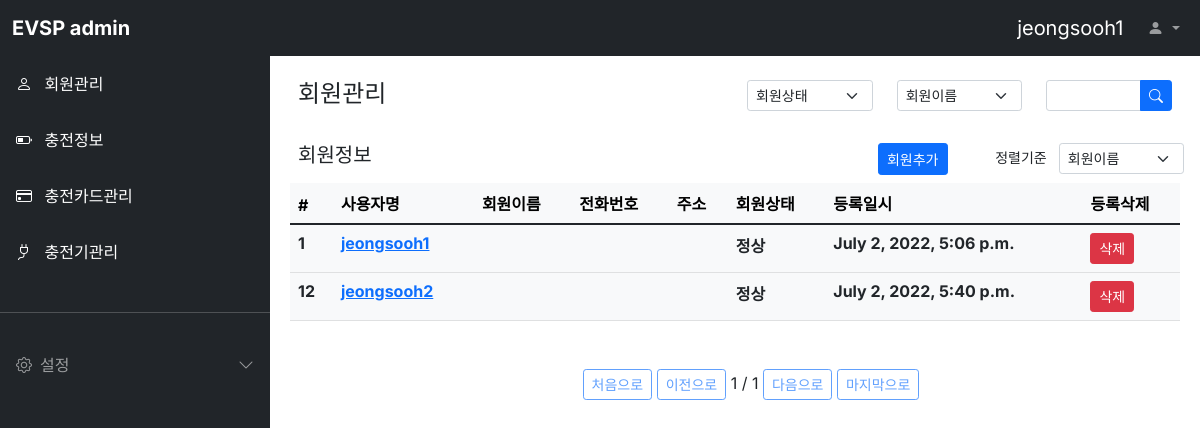
Page /evuser/ (signed in) on the committed database.
### evuser/models.py (models this page shows, shortened)
class Evuser(models.Model):
  CONTRACTED = 'CONT'
  NORMAL = 'NOR'
  USER_STATUS = [
    ('정상', '정상'),
    ('해지', '해지'),
    ('유예', '유예'),
  ]
  USER_CATEGORY = [
    ('일반', '일반'),
    ('법인', '법인'),
    ('기타', '기타'),
  ]
  username = models.CharField(max_length=64, verbose_name='회원아이디')
  password = models.CharField(max_length=128, verbose_name='비밀번호')
  usernumber = models.CharField(max_length=64, verbose_name='회원번호')
  name = models.CharField(max_length=64, verbose_name='회원이름')
  email = models.EmailField(max_length=128, verbose_name='이메일')
  phone = models.CharField(max_length=64, verbose_name='전화번호')
  category = models.CharField(max_length=64,
    choices=USER_CATEGORY, default= '일반', verbose_name='회원구분')
  status = models.CharField(max_length=64,
    choices=USER_STATUS, default= '정상', verbose_name='회원상태')
  address = models.TextField(verbose_name='주소')
  level = models.CharField(max_length=8, verbose_name='등급',
    choices=(
      ('admin', 'admin'),
      ('user', 'user')
  ))
  last_use_dttm = models.DateTimeField(auto_now_add=True, verbose_name='최근사용시간')
  register_dttm = models.DateTimeField(auto_now_add=True, verbose_name='등록시간')
  class Meta:
    db_table = 'evsp_evuser'
    verbose_name = '사용자'
    verbose_name_plural = '사용자'

### evuser/views.py (the view)
# urls.py: path('evuser/', EvuserList.as_view()),
class EvuserList(ListView):
  model = Evuser
  template_name='evuser.html'
  context_object_name = 'evuserList'
  paginate_by = 2
  queryset = Evuser.objects.all()
  def get_context_data(self, **kwargs):
    context = super(EvuserList, self).get_context_data(**kwargs)
    user_id = self.request.session['user']
    context['loginuser'] = user_id
    return context

### evuser/templates/evuser.html (shortened to what this page needs)
{% extends "base.html" %}
{% block contents %}
<div class="row mt-3 mx-3">
  <div class="col-md-6 fw-bold"><h4>회원관리</h4></div>
  <div class="col-md-2">
    <select class="form-select form-select-sm" aria-label="Default select example">
      <option selected>회원상태</option>
    </select>
  </div>
  <div class="col-md-2">
    <select class="form-select form-select-sm" aria-label="Default select example">
      <option selected>회원이름</option>
    </select>
  </div>
  <div class="col-md-2">
    <form method="get" action="/evuser/search">
      <div class="input-group input-group-sm">
        <input type="text" class="form-control" placeholder="" aria-label="Recipient's username" aria-describedby="button-addon2">
        <button class="btn btn-primary" type="button" id="button-addon2">
          <i class="bi bi-search"></i>
        </button>
      </div>
    </form>
  </div>
</div>
<div class="row mt-3 mx-3">
  <div class="col-md-6 fw-bold"><h5>회원정보</h5></div>
  <div class="col-md-3 d-grid justify-content-md-end">
    <button class="btn btn-primary btn-sm"
      onclick="location.href='/evuser/register/'">회원추가
    </button>
  </div>
  <div class="col-md-3">
    <div class="row justify-content-end">
      <label class="col form-select-sm text-end">정렬기준</label>
      <select class="col form-select form-select-sm" aria-label="Default select example">
        <option selected>회원이름</option>
      </select>
    </div>
  </div>
</div>
<div class="row mt-2 mx-2">
  <div class="col-12">
    <table class="table table-light">
      <thead class="thead-light">
        <tr>
          <th scope="col">#</th>
          <th scope="col">사용자명</th>
          <th scope="col">회원이름</th>
          <th scope="col">전화번호</th>
          <th scope="col">주소</th>
          <th scope="col">회원상태</th>
          <th scope="col">등록일시</th>
          <th scope="col">등록삭제</th>
        </tr>
      </thead>
      <tbody class="text-dark">
        {% for evuser in evuserList %}
        <tr>
          <th scope="row">{{ evuser.id }}</th>
          <th><a href="/evuser/{{ evuser.id }}">{{ evuser.username }}</a></th>
          <th>{{ evuser.name }}</th>
          <th>{{ evuser.phone }}</th>
          <th>{{ evuser.address }}</th>
          <th>{{ evuser.status }}</th>
          <th>{{ evuser.register_dttm }}</th>
          <th><a class="btn btn-primary btn-sm btn-danger" id="evuser-{{ evuser.id }}" href="/evuser/{{ evuser.id }}/delete" target="_blank">삭제</a></th>
        </tr>
        {% endfor %}
      </tbody>
    </table>
    <div class="pagination justify-content-center mt-5">
      <ul class="step-links">
        {% if page_obj.has_previous %}
        <a class="btn btn-sm btn-outline-primary" href="?page=1">처음으로</a>
        <a class="btn btn-sm btn-outline-primary" href="?page={{ page_obj.previous_page_number }}">이전으로</a>
        {% else %}
        <a class="btn btn-sm btn-outline-primary disabled" href="#">처음으로</a>
        <a class="btn btn-sm btn-outline-primary disabled" href="#">이전으로</a>
        {% endif %}
      <span class="current">
        {{ page_obj.number }} / {{ page_obj.paginator.num_pages }}
      </span>
        {% if page_obj.has_next %}
        <a class="btn btn-sm btn-outline-primary" href="?page={{ page_obj.next_page_number }}">다음으로</a>
        <a class="btn btn-sm btn-outline-primary" href="?page={{ page_obj.paginator.num_pages }}">마지막으로</a>
        {% else %}
        <a class="btn btn-sm btn-outline-primary disabled" href="#">다음으로</a>
        <a class="btn btn-sm btn-outline-primary disabled" href="#">마지막으로</a>
        {% endif %}
      </ul>
    </div>
  </div>
</div>
{% endblock %}

### evuser/templates/base.html (shortened to what this page needs)
<html>
<head>
  <link href="https://cdn.jsdelivr.net/npm/bootstrap@5.1.3/dist/css/bootstrap.min.css" rel="stylesheet">
  <link rel="stylesheet" href="https://cdn.jsdelivr.net/npm/bootstrap-icons@1.8.1/font/bootstrap-icons.css">
  <link rel="stylesheet" href="../../static/style.css" />
</head>
<body>
  <nav class="navbar navbar-expand-lg navbar-dark bg-dark fixed-top">
    <div class="container-fluid">
      <a class="navbar-brand fw-bold me-auto" href="#">EVSP admin</a>
      <div class="collapse navbar-collapse" id="navbarSupportedContent">
        <a class="navbar-brand ms-auto" href="#">{{ loginuser }}</a>
        <ul class="navbar-nav mb-2 mb-lg-0">
          <li class="nav-item dropdown">
            <a class="nav-link dropdown-toggle" href="#" id="navbarDropdown" role="button" data-bs-toggle="dropdown" aria-expanded="false">
              <i class="bi bi-person-fill"></i>
            </a>
          </li>
        </ul>
      </div>
    </div>
  </nav>
  <div
    class="offcanvas bg-dark sidebar-nav"
    tabindex="-1" id="offcanvasExample"
    aria-labelledby="offcanvasExampleLabel"
  >
    <div class="offcanvas-body p-0">
      <nav class="navbar-dark">
        <ul class="navbar-nav">
          <li>
            <a href="/evuser/" class="nav-link p-3 active">
              <span class="me-2">
                <i class="bi bi-person"></i>
              </span>
              <span>회원관리</span>
            </a>
          </li>
          <li>
            <a href="/charginginfo/" class="nav-link p-3 active">
              <span class="me-2">
                <i class="bi bi-battery-half"></i>
              </span>
              <span>충전정보</span>
            </a>
          </li>
          <li>
            <a href="/cardinfo/" class="nav-link p-3 active">
              <span class="me-2">
                <i class="bi bi-credit-card"></i>
              </span>
              <span>충전카드관리</span>
            </a>
          </li>
          <li>
            <a href="/evcharger/" class="nav-link p-3 active">
              <span class="me-2">
                <i class="bi bi-plug"></i>
              </span>
              <span>충전기관리</span>
            </a>
          </li>
          <li class="my-4">
            <hr class="dropdown-divider bg-light" />
          </li>
          <li>
            <a class="nav-link px-3 sidebar-link" data-bs-toggle="collapse"
              href="#collapseExample" role="button" aria-expanded="false"
              aria-controls="collapseExample"
            >
              <span class="me-2">
                <i class="bi bi-gear"></i>
              </span>
              <span>설정</span>
              <span class="right-icon ms-auto">
                <i class="bi bi-chevron-down"></i>
              </span>
            </a>
          </li>
        </ul>
      </nav>
    </div>
  </div>
  <main class="mt-5 pt-3">
    {% block contents %}
    {% endblock %}
  </main>
</body>
</html>

### static/style.css (style rules this page uses)
body, button { font-family: "Inter", sans-serif; }
:root { --offcanvas-width: 270px; --topNavbarHeight: 56px; }
.sidebar-nav { width: var(--offcanvas-width); }
.sidebar-link { display: flex; align-items: center; }
.sidebar-link .right-icon { display: inline-flex; transition: all ease 0.25s; }
@media (min-width: 992px) { body { overflow: auto !important; } }
@media (min-width: 992px) { main { margin-left: var(--offcanvas-width); } }
@media (min-width: 992px) { .sidebar-nav { transform: none; visibility: visible !important; top:var(--topNavbarHeight); height: calc(100% - var(--topNavbarHeight)); } }

### rows in the picture
Evuser: username "jeongsooh1", id "1", status "정상", register_dttm "July 2, 2022, 5:06 p.m."
Evuser: id "12", username "jeongsooh2", status "정상", register_dttm "July 2, 2022, 5:40 p.m."

### other values in the picture
{{ page_obj.number }} "1"
{{ page_obj.paginator.num_pages }} "1"
